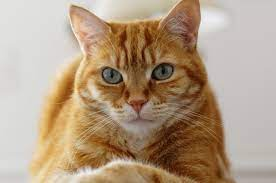
#> input picture IFTSnumpy/download.jpeg, 276 x 183 px
$ jupyter execute prova.ipynb
#> lines starting #> are read from the running program, lines starting #| are printed output that depends on the picture; after the words box and inside, x2 and y2 are one past the last pixel; in counts of white or black regions, pixels touching at a corner belong together
[cell 1]
import numpy as np

[cell 2]
a = np.array([1,5,6,8])
b=[1,5,6,8]
c = np.array([1,2,3,4])
a*5

[cell 3]
b*5

[cell 4]
a*c

[cell 5]
d = np.arange(10)
d[2:8:3]

[cell 6]
d[::-1]

[cell 7]
d[3:5] = 0
d

[cell 8]
I = np.array([[1,2,3],[0,0,0],[3,2,1]])
print(len(I.shape),I.shape)

[cell 9]
I[0:2,0:2]

[cell 10]
I[0:2,0:2] +=5
I

[cell 11]
for row in I:
  for column in row:
    print(column)

[cell 12]
for x in np.nditer(I):
  print(x)

[cell 13]
I.flatten()

[cell 14]
for i,x in np.ndenumerate(I):
  print(i,x)

[cell 15]
for posizione,x in np.ndenumerate(I):
  print(posizione,x)
  i,j = posizione
  # I[i,j] = 0 # resetta la matrice
I.T

[cell 16]
F=I.copy() #creo una copia della matrice (un'immagine)
for posizione,x in np.ndenumerate(I):
  i,j = posizione
  F[i,j] = I[j,i]
F

[cell 17]
I = np.arange(40000)
I = I.reshape((200,200))

I = np.zeros_like(I).astype(np.uint16)
I[50:100, 50:100] = 100
I[:,70:80] +=100
I[:100:5] +=100

import cv2
cv2.imshow("I",I) #.astype(np.float32)
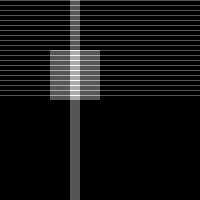
#> window 'I': shape (200, 200) uint16; min 0, max 300, mean 21.2; drawn with min black and max white
cv2.waitKey(0)

[cell 18]
I = cv2.imread("download.jpeg")
#> I is the input picture: shape (183, 276, 3); mean B, G, R 132.9, 156.4, 178.2
I.shape
#> Out = (183, 276, 3)

[cell 19]
#I[:,:,0] = 0 # tolgo il blu
#I[:,:,[0,1] = 0 # tolgo il verde
#I[:,:,[0,2]] = 0 # tolgo il rosso

I[:60,:,[0,2]] = 0
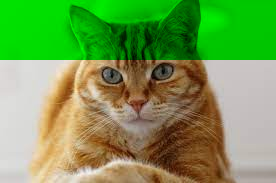
#> I: shape (183, 276, 3); mean B, G, R 80.5, 156.4, 114.7
I[120:,:,[0,1]] = 0
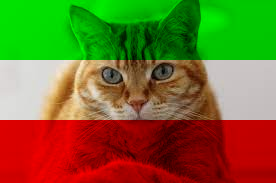
#> I: shape (183, 276, 3); mean B, G, R 41.9, 107.5, 114.7

I[100:,180:]=[50,0,150]
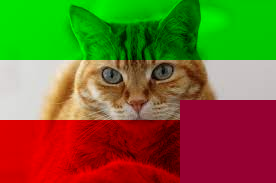
#> I: shape (183, 276, 3); 15.78% of pixels changed, all inside (x1, y1, x2, y2) = (180, 100, 276, 183)

I[:,:,2]+=40 #vado a saturare il rosso
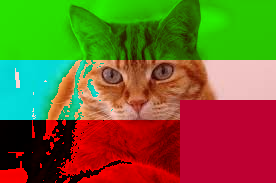
#> I: shape (183, 276, 3); mean B, G, R 44.8, 102, 112.9

I//=2
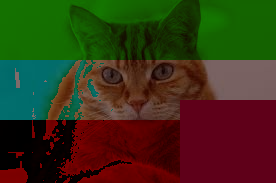
#> I: shape (183, 276, 3); mean B, G, R 22.4, 50.8, 56.3
I+=128
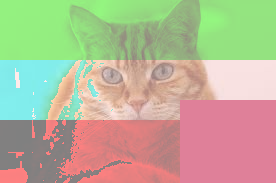
#> I: shape (183, 276, 3); mean B, G, R 150.4, 178.8, 184.3

I[I>255]=255
#cv2.imshow("I",I.astype(np.uint8))
#cv2.imshow("I",(I.mean(2).T).astype(np.uint8))
cv2.imshow("I",(I.reshape(366,-1,3)).astype(np.uint8))
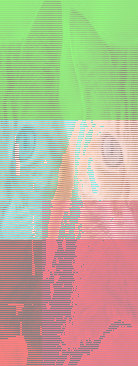
#> window 'I': shape (366, 138, 3); mean B, G, R 150.4, 178.8, 184.3
cv2.waitKey(0)

$ run again, with IFTSnumpy/Mia.jpeg copied over IFTSnumpy/download.jpeg
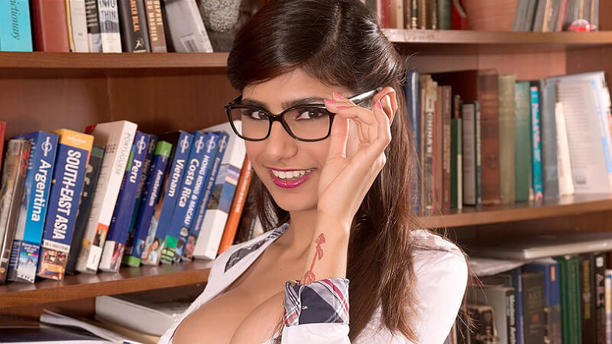
#> input picture IFTSnumpy/Mia.jpeg, 612 x 344 px
#> I is the input picture: shape (344, 612, 3); mean B, G, R 92.4, 102.2, 134
#> `I//=2`:
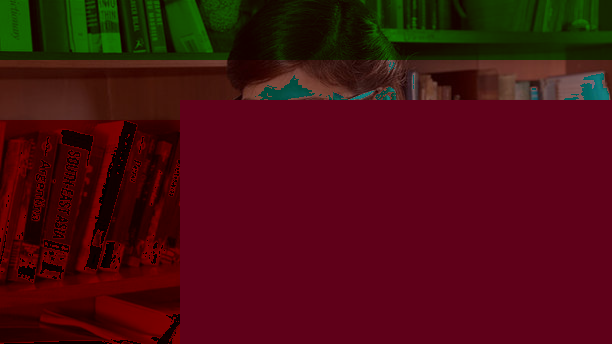
#> I: shape (344, 612, 3); mean B, G, R 16.3, 12.7, 73
#> `I+=128`:
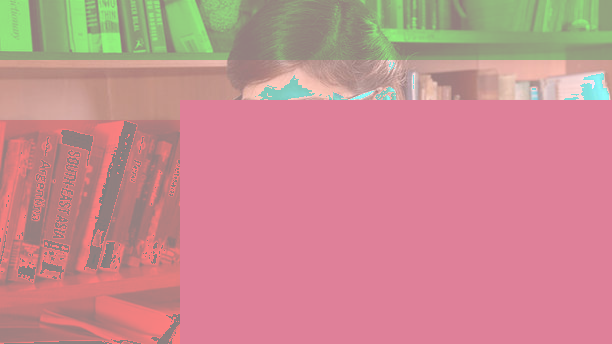
#> I: shape (344, 612, 3); mean B, G, R 144.3, 140.7, 201
